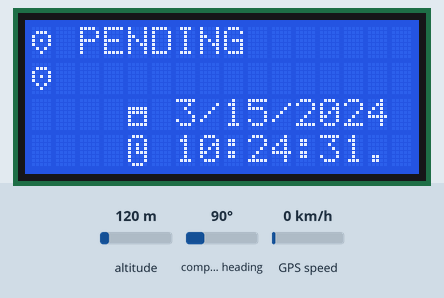
Bench run of a sketch on a simulated Arduino Uno, built with avr-gcc and run on an emulated ATmega328P. Parts: 16×4 character LCD. The test bench sets the inputs (shaded band); at power-on: compass heading 90°, altitude 120 m, GPS speed 0 km/h. The GPS gets a fix after 3 s at 37.7749, -122.4194 with 8 satellites; what the sketch prints to the serial monitor is not drawn.

Above: at 1.3 s.
1.4 s: compass heading set to 180°
At 3.9 s:
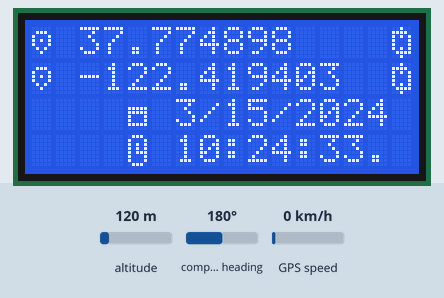
At 5.2 s:
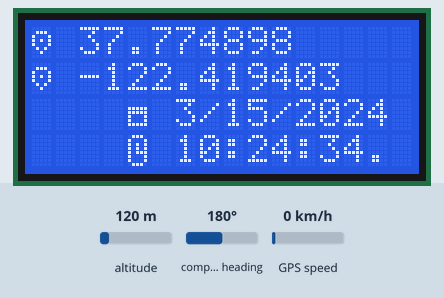
Timing chart, 0 to 6.7 s (numbered marks = the images above; inputs shaded):
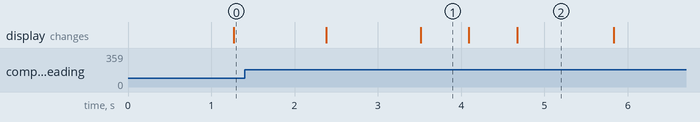

Measured:
- what the display in image 1 shows lasts 0.6 s, from 3.5 s to 4.1 s

The sketch:

lcd_gps_pp.ino
```cpp
#include <TinyGPSPlus.h>

#include <SoftwareSerial.h>

#include <LCD_I2C.h>

/*
   This sample sketch demonstrates the normal use of a TinyGPSPlus (TinyGPSPlus) object.
   It requires the use of SoftwareSerial, and assumes that you have a
   4800-baud serial GPS device hooked up on pins 4(rx) and 3(tx).
*/
static
const int RXPin = 4,
  TXPin = 3;
static
const uint32_t GPSBaud = 9600;

LCD_I2C lcd(0x27, 16, 4);
// The TinyGPSPlus object
TinyGPSPlus gps;

// The serial connection to the GPS device
SoftwareSerial ss(RXPin, TXPin);

//Buffer vals
uint8_t hr;
uint8_t mn;
uint8_t sc;
double lon;
double lat;

//Real vals
uint8_t rhr;
uint8_t rmn;
uint8_t rsc;
double rlon;
double rlat;

byte refresh[] = {
  0x04,
  0x1E,
  0x15,
  0x11,
  0x11,
  0x15,
  0x0F,
  0x04
};

byte locationn[] = {
  0x00,
  0x0E,
  0x11,
  0x15,
  0x11,
  0x0A,
  0x04,
  0x00
};

byte timee[] = {
  0x0E,
  0x11,
  0x15,
  0x15,
  0x17,
  0x11,
  0x11,
  0x0E
};

byte datee[] = {
  0x00,
  0x00,
  0x1F,
  0x1F,
  0x11,
  0x11,
  0x1F,
  0x00
};

void setup() {
  Serial.begin(115200);
  ss.begin(GPSBaud);

  Serial.println(F("DeviceExample.ino"));
  Serial.println(F("A simple demonstration of TinyGPSPlus with an attached GPS module"));
  Serial.print(F("Testing TinyGPSPlus library v. "));
  Serial.println(TinyGPSPlus::libraryVersion());
  Serial.println(F("by Mikal Hart"));
  Serial.println();
  lcd.begin(); // If you are using more I2C devices using the Wire library use lcd.begin(false)
  // this stop the library(LCD_I2C) from calling Wire.begin()
  lcd.backlight();

  lcd.createChar(0, refresh);
  lcd.createChar(1, datee);
  lcd.createChar(2, timee);
  lcd.createChar(3, locationn);
}

void loop() {
  // This sketch displays information every time a new sentence is correctly encoded.
  while (ss.available() > 0)
    if (gps.encode(ss.read()))
      displayInfo();

  if (millis() > 5000 && gps.charsProcessed() < 10) {
    Serial.println(F("No GPS detected: check wiring."));
    lcd.setCursor(16, 0);
    lcd.print("!");
    delay(500);
  }
}

void displayInfo() {
  lcd.clear();

  lcd.setCursor(0, 1);
  lcd.write(3);
  lcd.print(" ");
  lcd.setCursor(0, 0);
  lcd.write(3);
  lcd.print(" ");
  Serial.print(F("Location: "));
  //lcd.print(F("Location: "));
  if (gps.location.isValid()) {
    rlon = gps.location.lng();
    rlat = gps.location.lat();

    Serial.print(rlon, 6);
    Serial.print(F(","));
    Serial.print(rlat, 6);

    lcd.print(rlat, 6);
    if (!rlat == lat) {
      lcd.setCursor(15, 0);
      lcd.write(0);
    }
    lcd.setCursor(0, 1);
    lcd.write(3);
    lcd.print(" ");
    lcd.print(rlon, 6);
    if (!rlon == lon) {
      lcd.setCursor(15, 1);
      lcd.write(0);
    }
    lon = rlon;
    lat = rlat;
  } else {
    Serial.print(F("PENDING"));
    lcd.print(F("PENDING"));
  }

  //Date and time
  Serial.print(F("  Date/Time: "));

  lcd.setCursor(0, 2);
  lcd.write(1);
  lcd.print(" ");
  if (gps.date.isValid()) {
    Serial.print(gps.date.month());
    Serial.print(F("/"));
    Serial.print(gps.date.day());
    Serial.print(F("/"));
    Serial.print(gps.date.year());
    lcd.print(gps.date.month());
    lcd.print(F("/"));
    lcd.print(gps.date.day());
    lcd.print(F("/"));
    lcd.print(gps.date.year());
  } else {
    Serial.print(F("PENDING"));
    lcd.print(F("PENDING"));
  }
  lcd.setCursor(0, 3);
  Serial.print(F(" "));

  //Time
  if (gps.time.isValid()) {
    rhr = gps.time.hour();
    rmn = gps.time.minute();
    rsc = gps.time.second();

    lcd.write(2);
    lcd.print(" ");

    if (rhr < 10) Serial.print(F("0"));
    Serial.print(rhr);
    Serial.print(F(":"));
    lcd.print(rhr);
    lcd.print(F(":"));

    if (rmn < 10) Serial.print(F("0"));
    Serial.print(rmn);
    Serial.print(F(":"));
    lcd.print(rmn);
    lcd.print(F(":"));

    if (rsc < 10) Serial.print(F("0"));
    Serial.print(rsc);
    Serial.print(F("."));
    lcd.print(rsc);
    lcd.print(F("."));

    //Refresh detection
    if ((hr != rhr) || (mn != rmn) || (sc != rsc)) {
      lcd.setCursor(15, 3);
      lcd.write(0);
    }

    /**if (gps.time.centisecond() < 10) Serial.print(F("0"));
    Serial.print(gps.time.centisecond());*/
    hr = rhr;
    mn = rmn;
    sc = rsc;
  } else {
    Serial.print(F("PENDING"));
    lcd.print(F("PENDING"));
  }

  Serial.println();
  delay(500);
}
```
